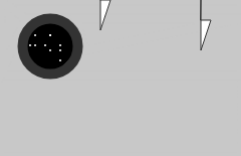
Frame 1 (no input)
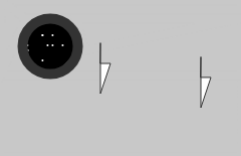
Frame 60 (no input)
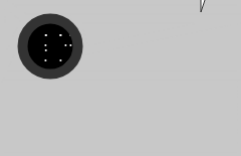
Frame 120 (the mouse pressed at the canvas centre since frame 60)

The p5.js sketch that drew these frames (run headless with seeded random() and noise() and a simulated clock; from frame 60 on, the mouse is pressed at the canvas centre):

// p5.js sketch
// ── sketch.js
var posX = 0;
var dir = 1;
var vel = 0;
var ren = 50;
var chan = 20;
var luna = 30;
var men = -20;
var kun = 0;
var tu = 50;
var ni = 45;
var si = 60;
var ki = 35;
var mi = 25;
var li = 30;
var te = 10;
var lol = 0.1;
var sol = 0;

function setup() {
createCanvas(240.94, 155.91);
background(0);

frameRate(30);	
}
function draw() {
background(0);
	
	
strokeWeight(2)
stroke(700);{
point(tu, 35);
point(ni, 45);
point(tu, 35);
point(si, 50);	
point(ki, 35);
point(ki, 45);
point(si, 45);
point(si, 60);	
point(mi, 35);
point(li, 45);
point(te, 45);
point(mi, 60);
point(tu, 50);	
point(te, 60);
point(mi, 35);
	
tu = tu + sol * lol;
ni = ni + sol * lol;
si = si + sol * lol;
ki = ki + sol * lol;
mi = mi + sol * lol;
li = li + sol * lol;
te = te + sol * lol;
tu = te + sol * lol;
	
if (posX >= 0 && posX < 45) {
sol = 3;

}	
	
}
	
strokeWeight (9)	
stroke(200);
fill(200);	{
quad(240.49,0,0,0,0,18,240.49,18);
quad(240.49,75,0,75,0,155.91,240.94,155.91);	
quad(0,0,0,75,30,75,15,28.5);	
quad(240.94,18,240.94,75,60,75,84,50);	
quad(240.94,18,84,50,75,18);	
quad(0,0,0,75,25,18);	
}
	
	strokeWeight (10);
	stroke (51);
	noFill();
	ellipse(50, 46, 55, 55);

	
fill(700);	
strokeWeight (1);	
quad(200, posX, 200, ren, 210, chan, 200, chan, 205, chan, 205, posX, 200, posX);

posX = posX + vel * dir;
ren = ren + vel * dir;
chan = chan + vel * dir;
	
if (posX >= 0 && posX < 45) {
vel = 9;
}
if (posX >= 45 && posX < 52) {
vel = 6;
}	
if (posX >= 54 && posX < 55) {
vel = 0.1;
}	
quad(100, men, 100, luna, 110, kun, 100, kun, 105, kun, 105, men, 100, men);
	
luna = luna + vel * dir;
men = men + vel * dir;
kun = kun + vel * dir;	
	
if (kun >= 20 && kun < 35) {
vel = 9;
}
if (kun >= 45 && kun < 48) {
vel = 3;
}	
	
if (posX > width - 183) {

dir = - 1;
}
if (posX < 0) {
dir = -1;
}

}
